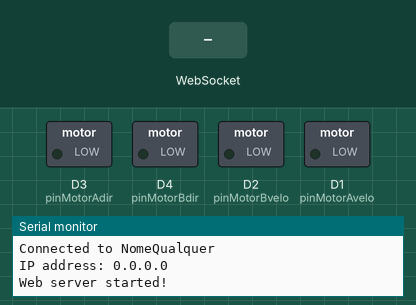
This sketch was run on a simulated ESP8266 (NodeMCU). Parts: switched loads named in the sketch (green lamp = pin HIGH), the last lines printed to the serial monitor. The test bench sets the inputs (shaded band).

Above: at 4.2 s.
4.3 s: WebSocket text ";" received
At 5.5 s:
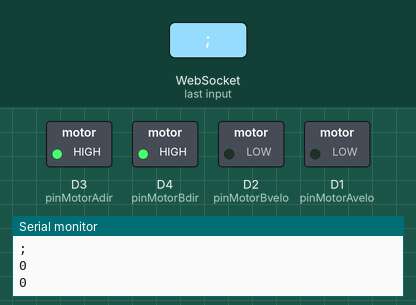
5.8 s: WebSocket text "5" received
At 6.9 s:
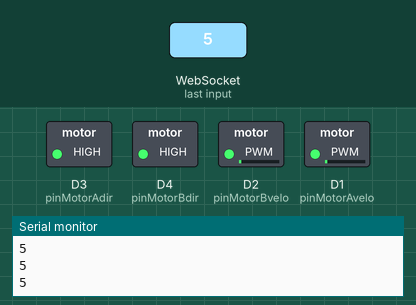
7.3 s: WebSocket text "90" received
At 8.0 s:
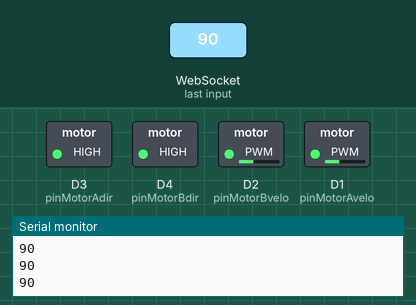
8.8 s: WebSocket text "200" received
At 9.1 s:
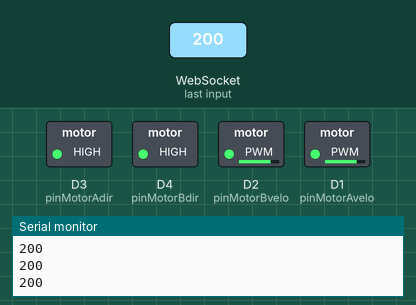
Timing chart, 0 to 11.3 s (numbered marks = the images above; inputs shaded):
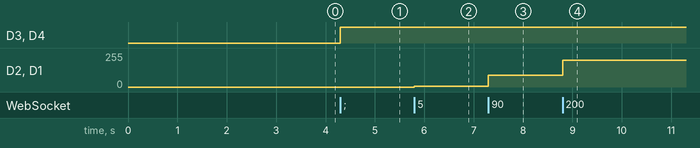

The sketch:

ESP8266__2_.ino
```cpp
#include <ESP8266WiFi.h>
#include <WiFiClient.h>
#include <ESP8266WebServer.h>
#include <WebSocketsServer.h>
#include <Hash.h>
#include <String.h>

//motor A
#define pinMotorAdir D3 //direção A-
#define pinMotorAvelo D1 //velocidade A+
//motor B
#define pinMotorBdir D4 //B-
#define pinMotorBvelo D2 //B+
int numL = 0;
int numR = 0;;

//define as credenciais do WIFI (do ESP)
const char* ssid = "NomeQualquer";
const char* password = "senhaQualquer";

//cria o servidor
WebSocketsServer webSocket = WebSocketsServer(81);
ESP8266WebServer server(80);   //instantiate server at port 80 (http port)

String page = "";

void setup(void){
//define os pinos do motor como saída
  pinMode(pinMotorAdir, OUTPUT);
  pinMode(pinMotorAvelo, OUTPUT);
  pinMode(pinMotorBdir, OUTPUT);
  pinMode(pinMotorBvelo, OUTPUT);
//inicializa os motores
  digitalWrite(pinMotorAdir,0);
  digitalWrite(pinMotorAvelo,0);
  digitalWrite(pinMotorBdir,0);
  digitalWrite(pinMotorBvelo,0);
 delay(1000);

 Serial.begin(115200);
//define o ESP como ponto de acesso com as credenciais definidas anteriormente
 WiFi.softAP(ssid, password);
delay(2000);
 Serial.println("");
 Serial.print("Connected to ");
 Serial.println(ssid);
 Serial.print("IP address: ");
 Serial.println(WiFi.localIP());

//inicia o servidor
 server.begin();
 webSocket.begin();
/*em caso de receber alguns sinal de quem estiver conectado, chama a função webSockerEvent e analisa que tipo de dado é*/
 webSocket.onEvent(webSocketEvent);

 Serial.println("Web server started!");
}

void loop(void){
//mantém o servidor ativo
  webSocket.loop();
  server.handleClient();
  if (Serial.available() > 0){
    char c[] = {(char)Serial.read()};
    webSocket.broadcastTXT(c, sizeof(c));
  }
            analogWrite(pinMotorAvelo, numL);
      analogWrite(pinMotorBvelo, numR);
}
 //função que lida com os dados recebidos
void webSocketEvent(uint8_t num, WStype_t type, uint8_t * payload, size_t length){
//se for texto
  if (type == WStype_TEXT){

    String msg = "";
    String L,R;

for(int i = 0; i < length; i++) msg += (char) payload[i];

     unsigned int a = msg.indexOf(";");
    unsigned int b = msg.length();

 //copia os dados recebidos como char (um a um) em uma string


  //trabalha com a string para usar seu número para os motores
// sendo de 0 à 255 , velocidade e + ou -, direção.
// os valores da string são relacionados aos motores A e B respectivamente

    L = msg.substring(0,a);
    R = msg.substring(a+1);

    numL = L.toInt();
    numR = R.toInt();

          if ( L.toInt() < 0) {
            numL = numL*(-1);
            digitalWrite(pinMotorAdir, LOW);
          }
          if(L.toInt() >=0) digitalWrite(pinMotorAdir, HIGH);

          if ( R.toInt() < 0) {
            numR = numR*(-1);
            digitalWrite(pinMotorBdir, LOW);
          }
          if(R.toInt() >=0)
          digitalWrite(pinMotorBdir, HIGH);

         //define a velocidade do motor com os valores recebidos

      Serial.println(msg);
      Serial.println(numL);
      Serial.println(numR);

      }//final SE TEXTO

    }
```

Measured:
- after the input at 4.3 s, D3 (pinMotorAdir), D4 (pinMotorBdir): LOW → HIGH at once
- after the input at 5.8 s, D2 (pinMotorBvelo), D1 (pinMotorAvelo): 0/255 → 5/255 at once
- after the input at 7.3 s, D2 (pinMotorBvelo), D1 (pinMotorAvelo): 5/255 → 90/255 at once
- after the input at 8.8 s, D2 (pinMotorBvelo), D1 (pinMotorAvelo): 90/255 → 200/255 at once
